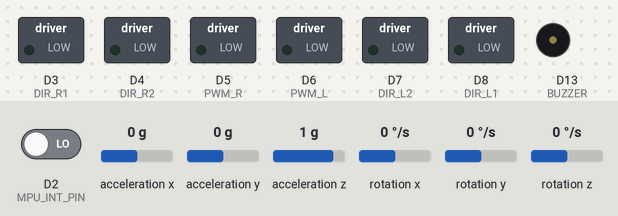
Simulated run of this program. Board: Arduino Uno R4 Minima. Shown: switched loads named in the program (green lamp = pin HIGH), buzzer (waves = sounding, pin HIGH). The test bench sets the inputs (shaded band); at power-on: acceleration y 0 g, acceleration z 1 g, D2 (MPU_INT_PIN) LOW, acceleration x 0 g, rotation x 0 °/s, rotation y 0 °/s, rotation z 0 °/s. The sensor or clock chip raises its interrupt line as the real part does; what the program prints to the serial monitor is not drawn.

Above: at 1.7 s.
1.8 s: acceleration y set to -1.4 g
At 2.7 s:
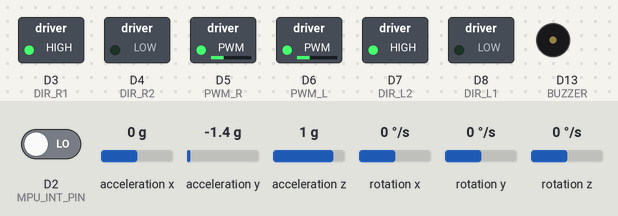
3.3 s: acceleration y set to 0.8 g
At 4.0 s:
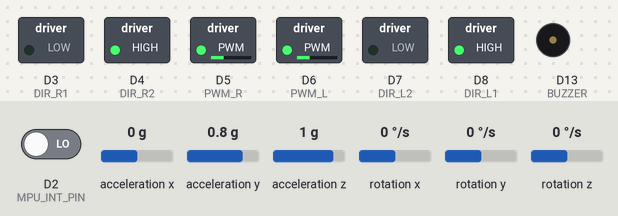
5.1 s: acceleration y set to 0 g
At 6.2 s:
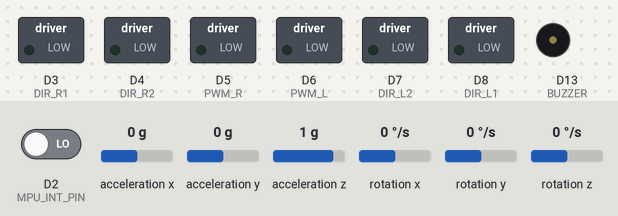
6.8 s: acceleration z set to 0.1 g
9.8 s: acceleration z set to -0.2 g
Timing chart, 0 to 12.3 s (numbered marks = the images above; inputs shaded):
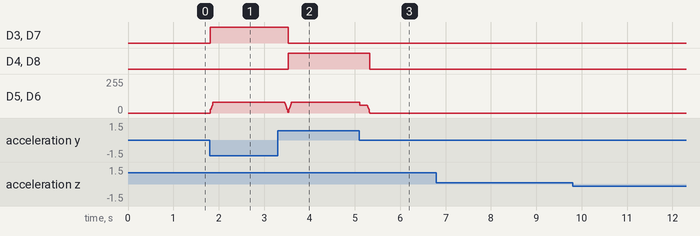

Measured:
- after the input at 1.8 s, D3 (DIR_R1), D7 (DIR_L2): LOW → HIGH at once; D5 (PWM_R), D6 (PWM_L): 0/255 → 80/255 at once
- after the input at 3.3 s, D3 (DIR_R1), D7 (DIR_L2): HIGH → LOW after 0.23 s; D4 (DIR_R2), D8 (DIR_L1): LOW → HIGH after 0.23 s
- after the input at 5.1 s, D4 (DIR_R2), D8 (DIR_L1): HIGH → LOW after 0.23 s; D5 (PWM_R), D6 (PWM_L): 80/255 → 60/255 at once, → 0/255 0.16 s later
- after the input at 6.8 s, every drawn part: stays the same
- after the input at 9.8 s, every drawn part: stays the same

The program:

main.cpp
```cpp
#include <Arduino.h>
#include "I2Cdev.h"
#include <PID_v1.h>
#include "MPU6050_6Axis_MotionApps20.h"
#include <Wire.h>
// Motor and encoder pin definitions
#define BUZZER 13
#define LED 13
#define PWM_L 6
#define PWM_R 5
#define DIR_L1 8
#define DIR_L2 7
#define DIR_R1 3
#define DIR_R2 4
#define SPD_INT_R 11
#define SPD_PUL_R 12
#define SPD_INT_L 10
#define SPD_PUL_L 9

// MPU6050 interrupt pin
#define MPU_INT_PIN 2

// MPU6050 DMP Settings & Variables
MPU6050 mpu;
bool dmpReady = false;
uint8_t mpuIntStatus;
uint8_t devStatus;
uint16_t packetSize;
uint16_t fifoCount;
uint8_t fifoBuffer[64];
Quaternion q;
VectorFloat gravity;
float ypr[3];
volatile bool mpuInterrupt = false;

// PID Settings & Variables
double input, output;
double setpoint = 180; // Will be auto-calibrated
// More conservative initial PID gains to reduce oscillations
double Kp = 7.0, Ki = 0.03, Kd = 1.2;  // Gentler response
PID pid(&input, &output, &setpoint, Kp, Ki, Kd, DIRECT);
double fallLimit = 60; // Increased to allow larger tilts for recovery

// Motor balancing variables
int motorLeftSpeed = 0;
int motorRightSpeed = 0;
int motorSpeedFactor = 1; // Adjust for motor differences
bool isCalibrated = false;
double calibrationSum = 0;
int calibrationCount = 0;

// Fast tilt recovery variables
double lastInput = 180;
double tiltRate = 0;
unsigned long lastTime = 0;

// Output smoothing and rate limiting
double lastOutput = 0;             // last PID output
const double maxDeltaPerLoop = 10; // slower rate limiting for smoother transitions
const int minStartSpeed = 30;      // even lower minimum for gentler start
const int maxNormalSpeed = 60;     // much lower cap for smoother operation
const double deadband = 0.5;       // degrees around setpoint with no actuation

// Function declarations
void moveForward(int power);
void moveBackward(int power);
void stopMotors();
void setMotorSpeeds(int leftSpeed, int rightSpeed);
void controlMotors(int baseSpeed);

// Interrupt Function
void dmpDataReady() { mpuInterrupt = true; }

void setup()
{
    Serial.begin(115200);
    Wire.begin();
    pinMode(BUZZER, OUTPUT);
    pinMode(LED, OUTPUT);
    pinMode(PWM_L, OUTPUT);
    pinMode(PWM_R, OUTPUT);
    pinMode(DIR_L1, OUTPUT);
    pinMode(DIR_L2, OUTPUT);
    pinMode(DIR_R1, OUTPUT);
    pinMode(DIR_R2, OUTPUT);
    pinMode(SPD_INT_R, INPUT);
    pinMode(SPD_PUL_R, INPUT);
    pinMode(SPD_INT_L, INPUT);
    pinMode(SPD_PUL_L, INPUT);
    digitalWrite(BUZZER, LOW);
    digitalWrite(LED, LOW);
    stopMotors();

    // MPU6050 setup
    mpu.initialize();
    devStatus = mpu.dmpInitialize();
    // Calibrate MPU6050
    mpu.setXGyroOffset(30);
    mpu.setYGyroOffset(-32);
    mpu.setZGyroOffset(47);
    mpu.setZAccelOffset(1170);
    if (devStatus == 0)
    {
        mpu.setDMPEnabled(true);
        attachInterrupt(digitalPinToInterrupt(MPU_INT_PIN), dmpDataReady, RISING);
        mpuIntStatus = mpu.getIntStatus();
        dmpReady = true;
        packetSize = mpu.dmpGetFIFOPacketSize();
        pid.SetMode(AUTOMATIC);
        pid.SetSampleTime(5); // slightly slower to reduce noise sensitivity
        pid.SetOutputLimits(-255, 255);
        Serial.println("DMP ready. Balancing mode engaged.");
    }
    else
    {
        Serial.print("DMP Initialization failed (code ");
        Serial.print(devStatus);
        Serial.println(")");
    }
}

void setMotorSpeeds(int leftSpeed, int rightSpeed)
{
    // Log the requested speed
    Serial.print(" | RAW_L: ");
    Serial.print(leftSpeed);
    Serial.print(" | RAW_R: ");
    Serial.print(rightSpeed);

    // Constrain speeds to valid range
    leftSpeed = constrain(leftSpeed, -255, 255);
    rightSpeed = constrain(rightSpeed, -255, 255);

    // REVERSED MOTOR CONTROL - Try this if robot moves wrong direction
    // Left motor control (REVERSED)
    if (leftSpeed > 0)
    {
        digitalWrite(DIR_L1, LOW);  // REVERSED
        digitalWrite(DIR_L2, HIGH); // REVERSED
        analogWrite(PWM_L, leftSpeed);
    }
    else if (leftSpeed < 0)
    {
        digitalWrite(DIR_L1, HIGH); // REVERSED
        digitalWrite(DIR_L2, LOW);  // REVERSED
        analogWrite(PWM_L, abs(leftSpeed));
    }
    else
    {
        digitalWrite(DIR_L1, LOW);
        digitalWrite(DIR_L2, LOW);
        analogWrite(PWM_L, 0);
    }

    // Right motor control (REVERSED)
    if (rightSpeed > 0)
    {
        digitalWrite(DIR_R1, LOW);  // REVERSED
        digitalWrite(DIR_R2, HIGH); // REVERSED
        analogWrite(PWM_R, rightSpeed);
    }
    else if (rightSpeed < 0)
    {
        digitalWrite(DIR_R1, HIGH); // REVERSED
        digitalWrite(DIR_R2, LOW);  // REVERSED
        analogWrite(PWM_R, abs(rightSpeed));
    }
    else
    {
        digitalWrite(DIR_R1, LOW);
        digitalWrite(DIR_R2, LOW);
        analogWrite(PWM_R, 0);
    }
}

void controlMotors(int baseSpeed)
{
    // For balancing robot: motors need to spin in opposite directions
    // to make robot move forward/backward rather than turn
    int leftSpeed = baseSpeed;
    int rightSpeed = -baseSpeed * motorSpeedFactor; // Opposite direction

    setMotorSpeeds(leftSpeed, rightSpeed);
}

void moveForward(int power)
{
    setMotorSpeeds(power, power);
}

void moveBackward(int power)
{
    setMotorSpeeds(-power, -power);
}

void stopMotors()
{
    setMotorSpeeds(0, 0);
}

void loop()
{
    if (!dmpReady)
        return;

    // Check for FIFO overflow
    fifoCount = mpu.getFIFOCount();
    if (!mpuInterrupt && fifoCount < packetSize)
        return;

    mpuInterrupt = false;
    mpuIntStatus = mpu.getIntStatus();
    fifoCount = mpu.getFIFOCount();

    if ((mpuIntStatus & 0x10) || fifoCount == 1024)
    {
        mpu.resetFIFO();
        Serial.println("FIFO overflow!");
        return;
    }

    if (mpuIntStatus & 0x02)
    {
        while (fifoCount < packetSize)
            fifoCount = mpu.getFIFOCount();
        mpu.getFIFOBytes(fifoBuffer, packetSize);
        fifoCount -= packetSize;

        mpu.dmpGetQuaternion(&q, fifoBuffer);
        mpu.dmpGetGravity(&gravity, &q);
        mpu.dmpGetYawPitchRoll(ypr, &q, &gravity);

        // Convert to degrees and adjust - using roll axis instead of pitch
        input = ypr[2] * 180 / M_PI + 180;

        // Calculate tilt rate for fast disturbance detection
        unsigned long currentTime = millis();
        if (lastTime > 0)
        {
            double deltaTime = (currentTime - lastTime) / 1000.0; // Convert to seconds
            if (deltaTime > 0)
            {
                tiltRate = abs(input - lastInput) / deltaTime; // degrees per second
            }
        }
        lastInput = input;
        lastTime = currentTime;

        // Auto-calibrate setpoint for first 20 readings (much faster)
        if (!isCalibrated)
        {
            calibrationSum += input;
            calibrationCount++;

            if (calibrationCount >= 20)
            { // Reduced from 100 to 20
                setpoint = calibrationSum / calibrationCount;
                isCalibrated = true;
                pid.SetTunings(Kp, Ki, Kd); // Reset PID after calibration
                Serial.print("Calibrated setpoint: ");
                Serial.println(setpoint);
                delay(500); // Reduced delay from 2000ms to 500ms
            }
            else
            {
                Serial.print("Calibrating... ");
                Serial.print(calibrationCount);
                Serial.print("/20 - Current: ");
                Serial.println(input);
                stopMotors();
                return;
            }
        }

        // Calculate PID output
        pid.Compute();

        // Apply deadband around setpoint to reduce micro-corrections
        double rawError = input - setpoint;
        if (abs(rawError) < deadband)
        {
            output = 0;
        }

        // Smooth and rate-limit output changes to avoid sudden flips
        double desired = output;
        double delta = desired - lastOutput;
        if (delta > maxDeltaPerLoop)
            delta = maxDeltaPerLoop;
        if (delta < -maxDeltaPerLoop)
            delta = -maxDeltaPerLoop;
        output = lastOutput + delta;
        lastOutput = output;

        // Debug output
        Serial.print("Pitch: ");
        Serial.print(input, 2);
        Serial.print(" | Setpoint: ");
        Serial.print(setpoint, 2);
        Serial.print(" | Error: ");
        Serial.print(input - setpoint, 2);
        Serial.print(" | Output: ");
        Serial.println(output, 2);

        // Check if robot has fallen over
        double error = abs(input - setpoint);
        if (error < fallLimit)
        {
            // Robot is upright, apply balancing force
            if (abs(output) > 1.0)
            { // small deadband to reduce chatter
                int motorSpeed;

                // Use PID output with gentler limits during normal operation
                if (error > 15 || tiltRate > 30)
                {
                    // Large error or fast tilt - allow higher speeds for recovery
                    motorSpeed = constrain((int)abs(output), 0, 80);
                }
                else
                {
                    // Normal operation - cap to avoid violent swings
                    motorSpeed = constrain((int)abs(output), 0, maxNormalSpeed);
                }

                // Gradual minimum speed ramp to overcome stiction without jumps
                if (abs(output) > 5 && motorSpeed < minStartSpeed)
                {
                    motorSpeed = minStartSpeed;
                }

                // Apply motor control and debug
                if (output > 0)
                {
                    controlMotors(motorSpeed); // Move forward
                    Serial.print(" | MOTOR_CMD: FORWARD ");
                    Serial.print(motorSpeed);
                }
                else
                {
                    controlMotors(-motorSpeed); // Move backward
                    Serial.print(" | MOTOR_CMD: BACKWARD ");
                    Serial.print(motorSpeed);
                }

                Serial.print(" | Error: ");
                Serial.print(error, 1);
                Serial.print(" | TiltRate: ");
                Serial.print(tiltRate, 1);
                Serial.print(" | MotorSpeed: ");
                Serial.print((output > 0) ? motorSpeed : -motorSpeed);
            }
            else
            {
                stopMotors();
                Serial.print(" | Motors: STOPPED");
            }
        }
        else
        {
            // Robot has fallen, stop motors
            stopMotors();
            Serial.println("Robot fallen - stopping motors");
        }
    }
}
```
